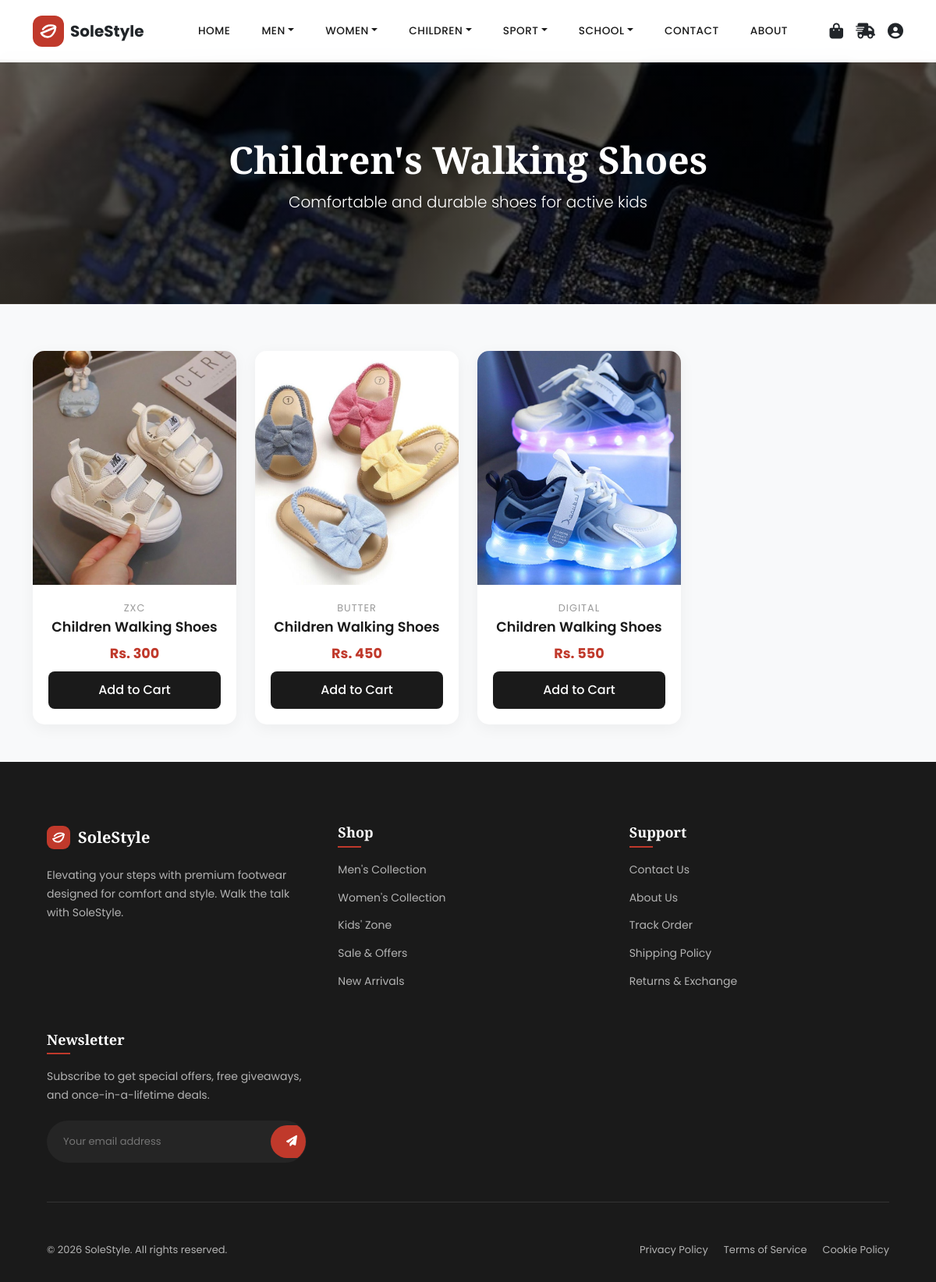
The page /children_walking_shoes.php on the database its author committed.
### tables this page shows
CREATE TABLE `product` (
  `pid` int(60) NOT NULL,
  `pgname` varchar(60) NOT NULL,
  `pname` varchar(60) NOT NULL,
  `pimage` blob NOT NULL,
  `cost` int(60) NOT NULL
);

### children_walking_shoes.php (the view, shortened to what this page needs)
<?php
include('shoes_admin/includes/dbconnection.php');
$query = "SELECT * FROM product WHERE pgname='Children Walking Shoes'";
$result = mysqli_query($con, $query);
?>
<!DOCTYPE html>
<html lang="en">
<head>
    <link href="https://cdn.jsdelivr.net/npm/bootstrap@5.3.0/dist/css/bootstrap.min.css" rel="stylesheet">
    <link rel="stylesheet" href="https://cdnjs.cloudflare.com/ajax/libs/font-awesome/6.4.0/css/all.min.css">
</head>
<body>
    <nav class="navbar navbar-expand-lg fixed-top">
        <div class="container">
            <a class="navbar-brand d-flex align-items-center" href="home.php">
                <span class="ms-2 fw-bold text-dark">SoleStyle</span>
            </a>
            <div class="collapse navbar-collapse justify-content-center" id="navbarNav">
                <ul class="navbar-nav">
                    <li class="nav-item"><a class="nav-link" href="home.php">Home</a></li>
                    <li class="nav-item dropdown">
                        <a class="nav-link dropdown-toggle" href="#" role="button" data-bs-toggle="dropdown">Men</a>
                    </li>
                    <li class="nav-item dropdown">
                        <a class="nav-link dropdown-toggle" href="#" role="button" data-bs-toggle="dropdown">Women</a>
                    </li>
                    <li class="nav-item dropdown">
                        <a class="nav-link dropdown-toggle" href="#" role="button" data-bs-toggle="dropdown">Children</a>
                    </li>
                    <li class="nav-item dropdown">
                        <a class="nav-link dropdown-toggle" href="#" role="button" data-bs-toggle="dropdown">Sport</a>
                    </li>
                    <li class="nav-item dropdown">
                        <a class="nav-link dropdown-toggle" href="#" role="button" data-bs-toggle="dropdown">School</a>
                    </li>
                    <li class="nav-item"><a class="nav-link" href="contact_us.php">Contact</a></li>
                    <li class="nav-item"><a class="nav-link" href="about.php">About</a></li>
                </ul>
            </div>
            <div class="d-flex align-items-center">
                <a href="cart.php" class="text-dark me-3 position-relative">
                    <i class="fas fa-shopping-bag fa-lg"></i>
                </a>
                <a href="clientsideorder.php" class="text-dark me-3">
                    <i class="fas fa-truck-fast fa-lg"></i>
                </a>
                <a href="sign_in.php" class="text-dark">
                    <i class="fas fa-user-circle fa-lg"></i>
                </a>
            </div>
        </div>
    </nav>
    <header class="page-header">
        <div class="container">
            <h2>Children's Walking Shoes</h2>
            <p class="lead">Comfortable and durable shoes for active kids</p>
        </div>
    </header>
    <div class="container mb-5">
        <div class="row g-4">
            <?php
            while ($product = mysqli_fetch_array($result)) { ?>
                <div class="col-md-4 col-lg-3">
                    <div class="product-card">
                        <div class="product-img-container">
                        </div>
                        <div class="product-details">
                            <div class="product-brand"><?php echo htmlentities($product['pname']); ?></div>
                            <h5 class="product-title"><?php echo htmlentities($product['pgname']); ?></h5>
                            <div class="product-price">Rs. <?php echo htmlentities($product['cost']); ?></div>
                            <a href="cart.php?add_to_cart=<?php echo htmlentities($product['pid']); ?>" class="btn-add-cart">Add to Cart</a>
                        </div>
                    </div>
                </div>
            <?php } ?>
        </div>
    </div>
</body>
<?php include 'shoes_admin/footer.php'; ?>
</html>

### children_walking_shoes.php (style rules this page uses)
:root { --primary-dark: #1a1a1a; --accent-red: #c0392b; --text-gray: #666; --bg-light: #f8f9fa; }
body { font-family: 'Poppins', sans-serif; color: var(--primary-dark); background-color: var(--bg-light); overflow-x: hidden; }
h1, h2, h3, h4 { font-family: 'Playfair Display', serif; }
.navbar { background: rgba(255, 255, 255, 0.95); backdrop-filter: blur(10px); box-shadow: 0 2px 20px rgba(0,0,0,0.05); padding: 15px 0; }
.nav-link { font-weight: 500; color: var(--primary-dark) !important; margin: 0 12px; text-transform: uppercase; font-size: 0.85rem; letter-spacing: 0.5px; transition: color 0.3s ease; }
.page-header { background: linear-gradient(rgba(0,0,0,0.6), rgba(0,0,0,0.6)), url('images/slider1.jpg'); background-size: cover; background-position: center; color: #fff; padding: 100px 0; text-align: center; margin-top: 76px; margin-bottom: 60px; }
.page-header h2 { font-size: 3rem; font-weight: 700; margin-bottom: 10px; }
.product-card { background: #fff; border-radius: 15px; overflow: hidden; box-shadow: 0 5px 20px rgba(0,0,0,0.05); transition: all 0.3s ease; height: 100%; position: relative; }
.product-img-container { position: relative; overflow: hidden; height: 300px; }
.product-details { padding: 20px; text-align: center; }
.product-brand { font-size: 0.8rem; color: #999; text-transform: uppercase; letter-spacing: 1px; margin-bottom: 5px; }
.product-title { font-size: 1.1rem; font-weight: 600; margin-bottom: 10px; color: var(--primary-dark); }
.product-price { color: var(--accent-red); font-weight: 700; font-size: 1.1rem; }
.btn-add-cart { width: 100%; padding: 12px; background: var(--primary-dark); color: #fff; border: none; font-weight: 500; transition: background 0.3s; text-decoration: none; display: inline-block; margin-top: 10px; border-radius: 8px; }

### shoes_admin/footer.php (style rules this page uses)
:root { --footer-bg: #1a1a1a; --footer-text: #b3b3b3; --footer-heading: #ffffff; --brand-accent: #c0392b; --brand-accent-hover: #a93226; --border-color: #333; }

### rows shown on the page
product: pname "ZXC", pgname "Children Walking Shoes", cost "300"
product: pname "BUTTER", pgname "Children Walking Shoes", cost "450"
product: pname "DIGITAL", pgname "Children Walking Shoes", cost "550"
